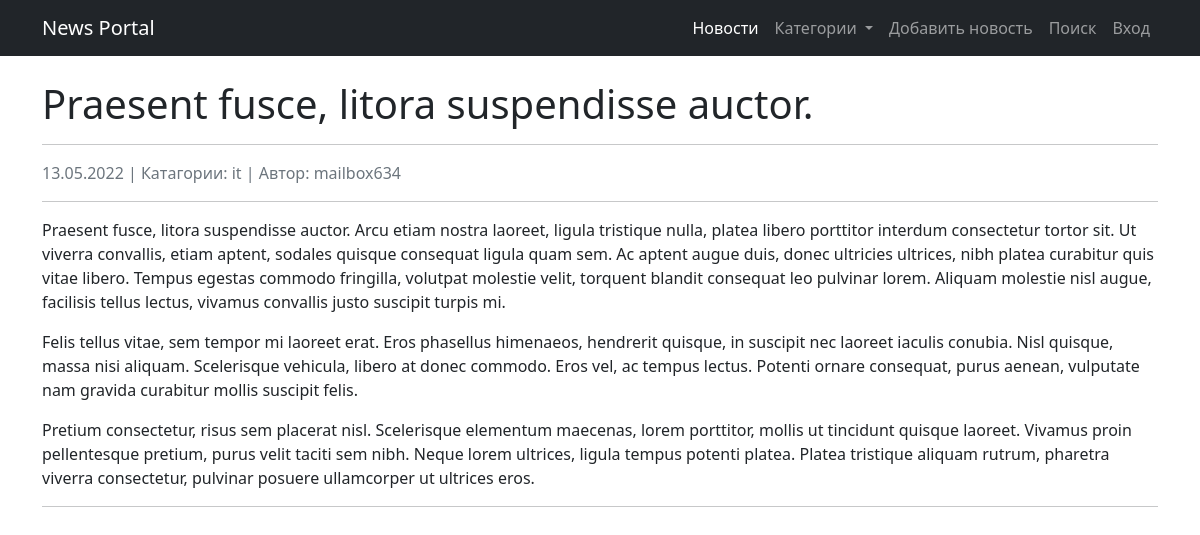
The app's page /news/155, older data.
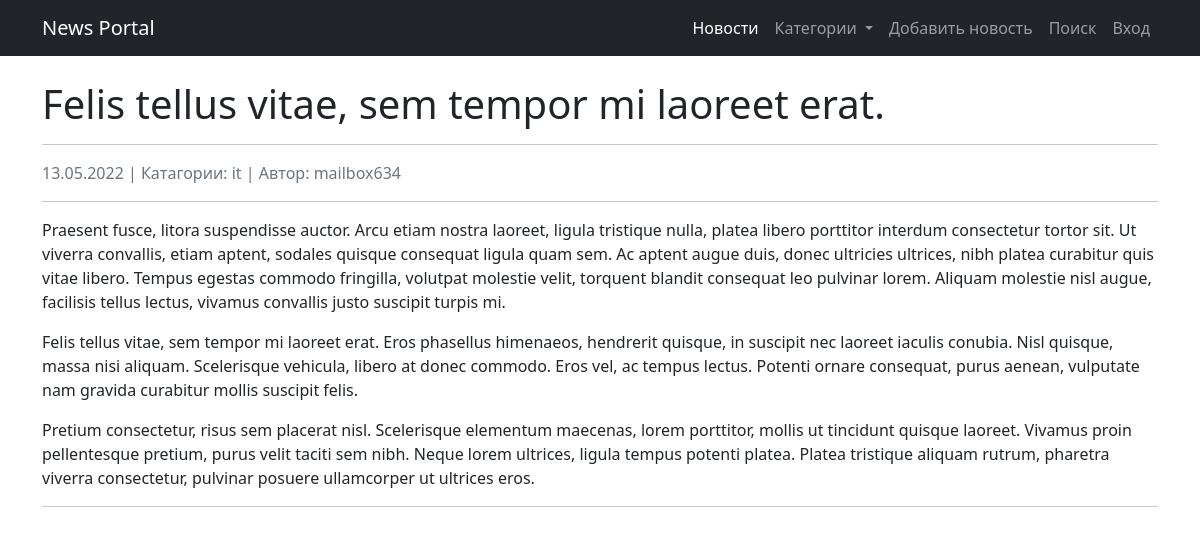
The same page, newer data.
### news/models.py (models this page shows, shortened)
class Post(models.Model):
    article = 'AR'
    news = 'NW'
    POST_TYPE = [
        (article, 'статья'),
        (news, 'новость'),
    ]
    author = models.ForeignKey(Author, on_delete=models.CASCADE)
    post_type = models.CharField(
        max_length=2, choices=POST_TYPE, default=article)
    date = models.DateTimeField(auto_now_add=True)
    title = models.CharField(max_length=255)
    text = models.TextField()
    rating = models.IntegerField(default=0)
    category = models.ManyToManyField(
        Category, through='PostCategory')

class Author(models.Model):
    username = models.OneToOneField(
        User, on_delete=models.CASCADE, primary_key=True)
    rating = models.IntegerField(default=0)
    def __str__(self):
        return self.username.username

### news/views.py (the view)
# urls.py: path('<int:pk>', NewsPostDetail.as_view(), name='news_post'),
class NewsPostDetail(DetailView):
    model = Post
    template_name = 'news/news_post_detail.html'
    context_object_name = 'news_post'
    def get_context_data(self, **kwargs):
        category_menu = Category.objects.all()
        context = super().get_context_data(**kwargs)
        context['category_menu'] = category_menu
        return context

### news/models.py (called while the page is built)
    def __str__(self):
        return self.name

### news/templatetags/custom_filters.py (called while the page is built)
@register.filter()
def format_date(value):
    return value.strftime("%d.%m.%Y")

@register.filter()
def censor(text):
    if type(text) != str:
        return "Type error. Is not string"
    for word in CENSOR_WORDS:
        text = re.sub(r'(?:'+word[1:]+'?)[^\s]+',
                      ("*" * (len(word) - 1)), text)
    return text

### templates/news/news_post_detail.html (shortened to what this page needs)
{% extends 'flatpages/default.html' %}
{% load custom_filters %}
{% block content %}
    <h1 >{{ news_post.title | censor}} </h1>
    <hr>
    <p class="text-muted fs-6">{{ news_post.date | format_date }} |
    Катагории:
    {% for cat in news_post.category.all %}
        {{ cat }}
    {% endfor %}
    | Автор: {{ news_post.author }}
    </p>
    <hr>
    <p>{{ news_post.text | censor | linebreaks }}</p>
    <hr>
{% endblock content %}

Row changes from the older to the newer data that the page shows:
changed Post "mailbox634": title|censor "Praesent fusce, litora suspendisse auctor." → "Felis tellus vitae, sem tempor mi laoreet erat."
